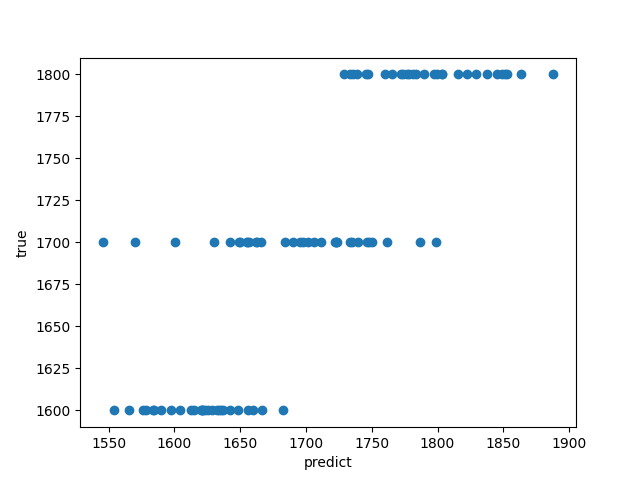

This figure's Python source:
# https://helve-blog.com/posts/python/sklearn-lasso-regression/

import numpy as np
from sklearn.linear_model import Lasso
from sklearn.model_selection import train_test_split
from sklearn.metrics import mean_squared_error
from sklearn.decomposition import PCA
import homcloud.interface as hc
import glob
import matplotlib.pyplot as plt
import pickle


y = [
    1600, 1600, 1600, 1600, 1600, 1600, 1600, 1600, 1600, 1600, 
    1600, 1600, 1600, 1600, 1600, 1600, 1600, 1600, 1600, 1600, 

    1700, 1700, 1700, 1700, 1700, 1700, 1700, 1700, 1700, 1700, 
    1700, 1700, 1700, 1700, 1700, 1700, 1700, 1700, 1700, 1700, 

    1800, 1800, 1800, 1800, 1800, 1800, 1800, 1800, 1800, 1800, 
    1800, 1800, 1800, 1800, 1800, 1800, 1800, 1800, 1800, 1800, 
    ]


phase = "moss"
dimension = 1
pd_range = (-40, 40)
bins = 64
sigma = 1
weight = ("atan", 0.01, 10)


pdnames = glob.glob("/Users/takigawaatsushi/Documents/研究室/研究/ph_analysis/for_vec/pdgm_"+phase+"/*.pdgm")
pdnames.sort()

# PH解析の結果を取得
pds = [hc.PDList(pdname).dth_diagram(dimension) for pdname in pdnames]

# ベクトル化
spec = hc.PIVectorizeSpec(pd_range, bins, sigma = sigma, weight = weight)
pdvects = np.vstack([spec.vectorize(pd) for pd in pds])

print('pdvects (min, max) : (', pdvects.min(), ', ', pdvects.max(), ')')
# pdvects = pdvects / pdvects.max()

pca = PCA(n_components=10)
pca.fit(pdvects)

reduced = pca.transform(pdvects)

X = pdvects

X_train, X_test, y_train, y_test = train_test_split(X, y, test_size=0.3)

lss = Lasso(alpha=0.1)
lss.fit(X_train, y_train)

filename = 'model_reg_' + phase + str(dimension) + '.sav'
pickle.dump(lss, open(filename, 'wb'))

y_pred = lss.predict(X_test)

print('train score : ', lss.score(X_train, y_train))
print('test score : ', lss.score(X_test, y_test))

print('元の特徴量の数 : ', X.shape[1])
print('Lasso の特徴量 : ', np.sum(lss.coef_ != 0))

print('最小2乗誤差 : ', mean_squared_error(y_test,y_pred))


result_1600 = []
result_1700 = []
result_1800 = []
for i in range(len(y_test)):
    if y_test[i] == 1600:
        result_1600.append(y_pred[i])
    elif y_test[i] == 1700:
        result_1700.append(y_pred[i])
    elif y_test[i] == 1800:
        result_1800.append(y_pred[i])

print('1600の平均値 : ', sum(result_1600)/len(result_1600))
print('1700の平均値 : ', sum(result_1700)/len(result_1700))
print('1800の平均値 : ', sum(result_1800)/len(result_1800))


plt.scatter(y_pred, y_test)
plt.xlabel("predict")
plt.ylabel("true")
plt.savefig("learning_reg_" + str(phase) + str(dimension) + ".png")
# plt.show()